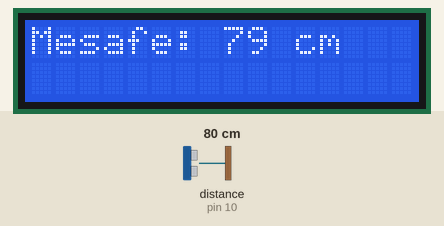
A sketch run on a simulated Arduino Uno, built with avr-gcc and run on an emulated ATmega328P. On the bench: 16×2 character LCD. Wiring (inferred from the names in the program): ultrasonic range finder: trigger pin 9; echo pin 10. The inputs (shaded band) are chosen by the test bench; at power-on: distance to the obstacle (sensor on pin 10) 80 cm. The echo pulse lasts 58.3 µs per cm; what the sketch prints to the serial monitor is not drawn.

Above: at 3.2 s.
3.3 s: distance to the obstacle (sensor on pin 10) set to 2 cm
At 5.2 s:
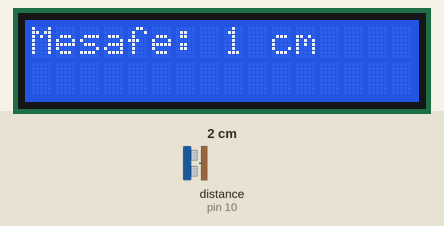
5.6 s: distance to the obstacle (sensor on pin 10) set to 4 cm
At 6.7 s:
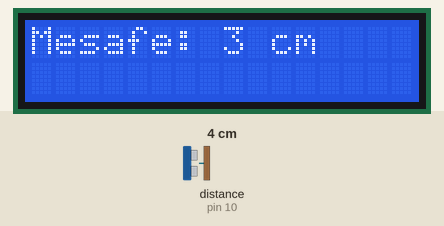
7.6 s: distance to the obstacle (sensor on pin 10) set to 9 cm
At 9.4 s:
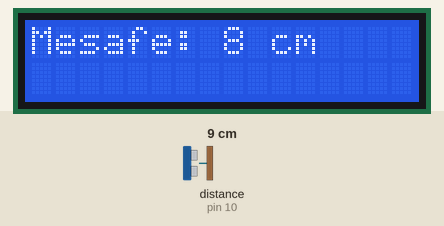
Timing chart, 0 to 10.9 s (numbered marks = the images above; inputs shaded):
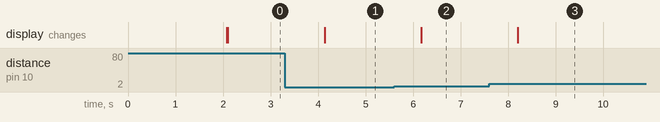

The sketch:

sketch_apr22d.ino
```cpp
#include <Wire.h>
#include <LiquidCrystal_I2C.h>

const int trigPin = 9;  // Trig pin'i
const int echoPin = 10; // Echo pin'i

// LCD ekranın adresi ve boyutu
LiquidCrystal_I2C lcd(0x27, 16, 2); // I2C adresi genellikle 0x27 veya 0x3F olabilir, kontrol etmeniz gerekebilir.

void setup() {
  // Seri iletişimi başlat
  Serial.begin(9600);

  // HC-SR04 pinlerini çıkış ve giriş olarak ayarla
  pinMode(trigPin, OUTPUT);
  pinMode(echoPin, INPUT);

  // LCD ekranı başlat
  lcd.begin(16, 2);
  lcd.print("Mesafe Hesapla");
  delay(2000);  // Başlangıçta 2 saniye gösteri yap

  lcd.clear();
}

void loop() {
  // Ultrasonik sensöre kısa bir darbe gönder
  digitalWrite(trigPin, LOW);
  delayMicroseconds(2);
  digitalWrite(trigPin, HIGH);
  delayMicroseconds(10);
  digitalWrite(trigPin, LOW);

  // Echo pin'inden gelen darbenin süresini ölç
  long duration = pulseIn(echoPin, HIGH);

  // Mesafeyi hesapla (ses hızı 34300 cm/s)
  long distance = duration * 0.0344 / 2;  // cm cinsinden mesafe

  // LCD ekranda mesafeyi göster
  lcd.clear();
  lcd.setCursor(0, 0);
  lcd.print("Mesafe: ");
  lcd.print(distance);
  lcd.print(" cm");

  // Seri portta da mesafeyi yazdır
  Serial.print("Mesafe: ");
  Serial.print(distance);
  Serial.println(" cm");

  // 1 saniye bekle
  delay(1000);
}
```

Measured:
- after the input at 3.3 s, the display: changes after 0.84 s (image 1)
- after the input at 5.6 s, the display: changes after 0.57 s (image 2)
- after the input at 7.6 s, the display: changes after 0.60 s (image 3)
